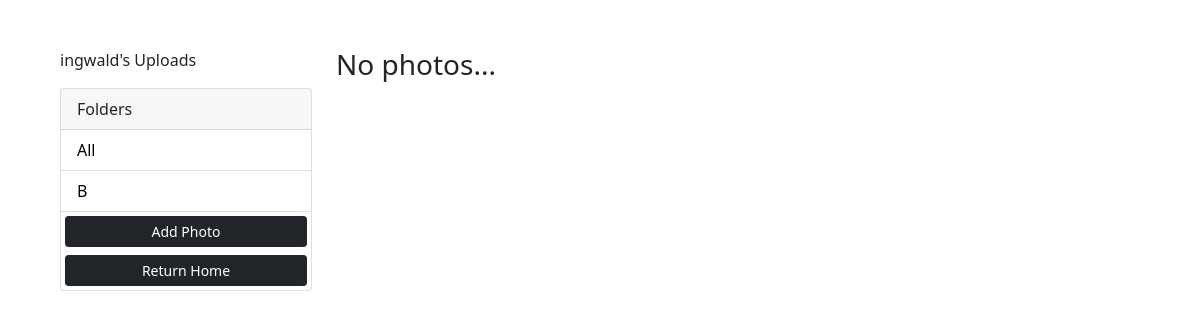
Before: /uploads/ (signed in) with the older database file.
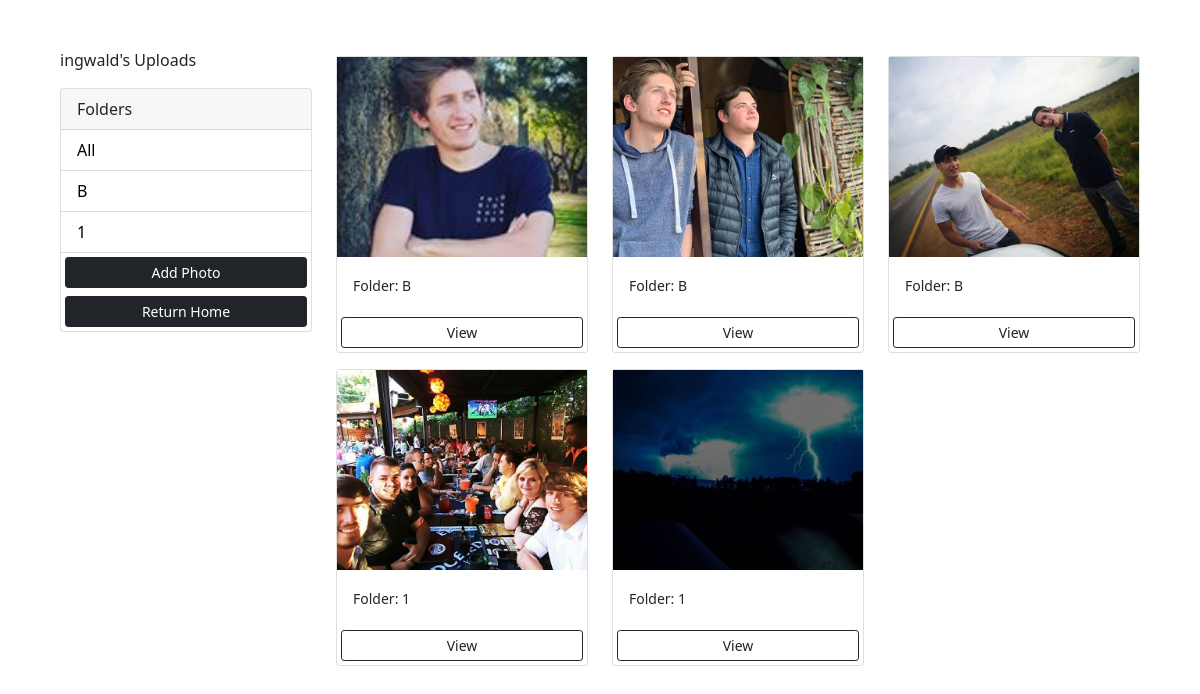
After: the same page with the newer database file.
### uploads/models.py (models this page shows, shortened)
class Category(models.Model):
    class Meta:
        verbose_name = 'Category'
        verbose_name_plural = 'Categories'
    user = models.ForeignKey(
        User, on_delete=models.SET_NULL, null=True, blank=True)
    name = models.CharField(max_length=100, null=False, blank=False)

class Photo(models.Model):
    class Meta:
        verbose_name = 'Photo'
        verbose_name_plural = 'Photos'
    category = models.ForeignKey(
        Category, on_delete=models.SET_NULL, null=True, blank=True)
    image = models.ImageField(null=False, blank=False)
    description = models.TextField()

### uploads/views.py (the view)
# urls.py: path('', views.gallery, name='gallery'),
@login_required(login_url='login')
def gallery(request):
    user = request.user
    category = request.GET.get('category')
    if category == None:
        photos = Photo.objects.filter(category__user=user)
    else:
        photos = Photo.objects.filter(
            category__name=category, category__user=user)
    categories = Category.objects.filter(user=user)
    context = {'categories': categories, 'photos': photos}
    return render(request, 'photos/gallery.html', context)

### uploads/templates/photos/gallery.html (shortened to what this page needs)
<!DOCTYPE html>
<html lang="en">
<head>
    <link href="https://cdn.jsdelivr.net/npm/bootstrap@5.0.0-beta1/dist/css/bootstrap.min.css" rel="stylesheet"
>
</head>
<body class="m-5">
    <div class="container">
        <div class="row">
            <div class="col-md-3">
                {% if request.user.is_authenticated %}
                <p>{{request.user}}'s Uploads</p>
                {% endif %}
                <div class="card">
                    <div class="card-header">
                        Folders
                    </div>
                    <ul class="list-group list-group-flush">
                        <li class="list-group-item">
                            <a href="{% url 'gallery' %}">All</a>
                        </li>
                        {% for category in categories %}
                        <li class=" list-group-item">
                            <a href="{% url 'gallery' %}?category={{category.name}}">
                                {{category.name}}
                            </a>
                        </li>
                        {% endfor %}
                        <a href="{% url 'add' %}" class="btn btn-dark btn-block btn-sm m-1">Add Photo</a>
                        <a href="{% url 'home' %}" class="btn btn-dark btn-block btn-sm m-1">Return Home</a>
                    </ul>
                </div>
            </div>
            <div class="col-md-9">
                <div class="row">
                    {% for photo in photos %}
                    <div class="col-md-4">
                        <div class="card my-2">
                            <img class="image-thumbail" src="{{photo.image.url}}" alt="Card image cap">
                            <div class="card-body">
                                <small>Folder: {{photo.category.name}}</small>
                            </div>
                            <a href="{% url 'photo' photo.id %}" class="btn btn-outline-dark btn-sm m-1">View</a>
                        </div>
                    </div>
                    {% empty %}
                    <h3>No photos...</h3>
                    {% endfor %}
                </div>
            </div>
        </div>
    </div>
</body>
</html>

### uploads/templates/photos/gallery.html (style rules this page uses)
.image-thumbail { height: 200px; object-fit: cover; }
.list-group-item a { text-decoration: none; color: black; }

Changed rows visible on the page:
added Category: name "1"
added Photo: image (picture), category.name "B"
added Photo: image (picture), category.name "B"
added Photo: image (picture), category.name "B"
added Photo: image (picture), category.name "1"
added Photo: image (picture), category.name "1"
Other visible differences:
text no longer shown: "No photos..."
